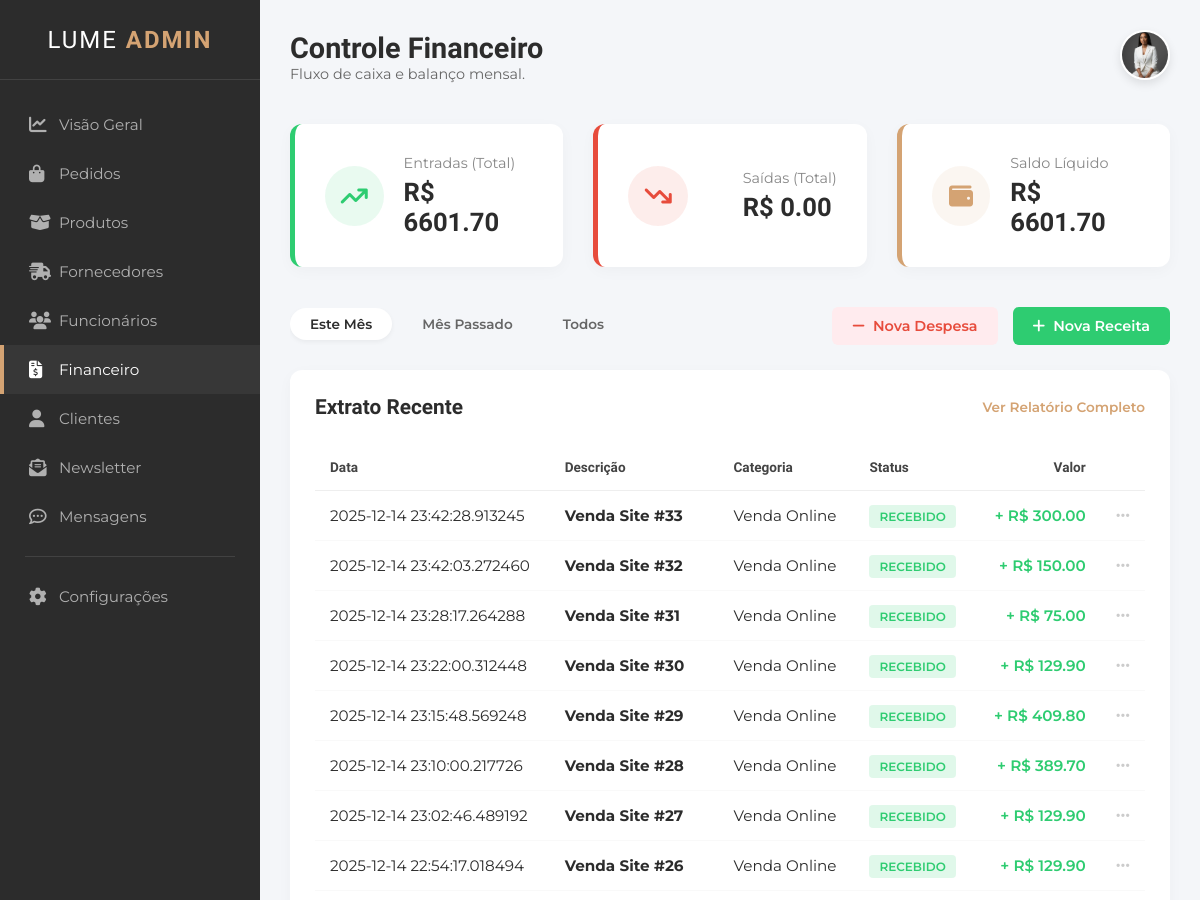
Page /financeiro (upper part) on the earlier database version.
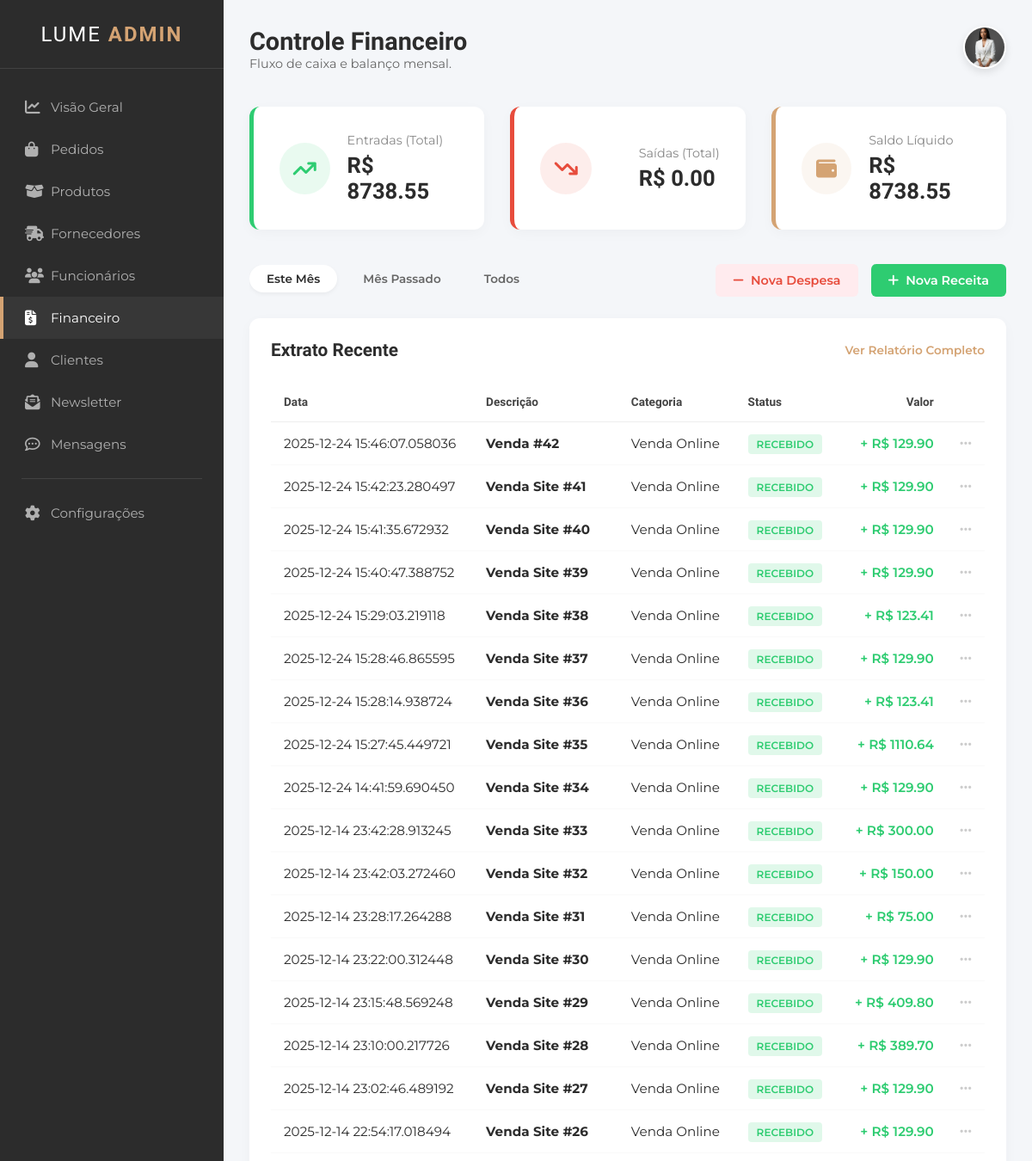
Same page on the later database version.
### tables this page shows
CREATE TABLE "tb_contasReceber" (
    "id_contaReceber" INTEGER PRIMARY KEY AUTOINCREMENT,
    "descricao" VARCHAR(100) NOT NULL,
    "valor" DECIMAL(10,2) NOT NULL,
    "data_emissao" DATE,
    "data_venc" DATE NOT NULL,
    "categoria" VARCHAR(50),
    "status" VARCHAR(20) NOT NULL,
    "id_cliente" INTEGER, 
    "id_pedido" INTEGER
    );

### appinterno.py (the view)
@app.route("/financeiro.html")
@app.route("/financeiro")
def financeiro():
    filtro = request.args.get("filtro", "atual")
    con = get_db()
    cur = con.cursor()
    where_clause = ""
    if filtro == 'atual':
        where_clause = "WHERE strftime('%Y-%m', data_venc) = strftime('%Y-%m', 'now')"
    elif filtro == 'anterior':
        where_clause = "WHERE strftime('%Y-%m', data_venc) = strftime('%Y-%m', 'now', '-1 month')"
    cur.execute(f"SELECT * FROM tb_contasReceber {where_clause}")
    receitas_db = cur.fetchall()
    cur.execute(f"SELECT * FROM tb_despesas {where_clause}")
    despesas_db = cur.fetchall()
    con.close()
    extrato = []
    total_receitas = 0
    total_despesas = 0
    for r in receitas_db:
        valor = float(r['valor'])
        total_receitas += valor
        extrato.append({'data': r['data_venc'], 'descricao': r['descricao'], 'categoria': r['categoria'], 'status': r['status'], 'valor': valor, 'tipo': 'entrada'})
    for d in despesas_db:
        valor = float(d['valor'])
        total_despesas += valor
        extrato.append({'data': d['data_venc'], 'descricao': d['descricao'], 'categoria': d['categoria'], 'status': d['status'], 'valor': valor, 'tipo': 'saida'})
    extrato.sort(key=lambda x: x['data'], reverse=True)
    saldo_liquido = total_receitas - total_despesas
    return render_template("interno/financeiro.html", extrato=extrato, total_receitas=total_receitas, total_despesas=total_despesas, saldo=saldo_liquido, filtro_atual=filtro)

### appinterno.py (called while the page is built)
def get_db():
    conn = sqlite3.connect("db_lume.db")
    conn.row_factory = sqlite3.Row
    return conn

### templates/interno/financeiro.html (shortened to what the changed rows need)
<!DOCTYPE html>
<html lang="pt-br">
<head>
    <link rel="stylesheet" href="https://cdnjs.cloudflare.com/ajax/libs/font-awesome/6.4.0/css/all.min.css">
    <link rel="stylesheet" href="/static/styleinterno.css">
</head>
<body>
    <div class="admin-container">
        <aside class="sidebar">
            <div class="sidebar-header">
                <h2 class="brand-text">LUME <span>ADMIN</span></h2>
            </div>
        </aside>
        <main class="main-content">
            <header class="top-bar">
                <div class="welcome-text">
                    <h1>Controle Financeiro</h1>
                </div>
            </header>
            <section class="finance-summary">
                <div class="card finance-card income">
    <div class="finance-info">
        <span>Entradas (Total)</span>
        <h3>R$ {{ "%.2f"|format(total_receitas) }}</h3>
    </div>
</div>
<div class="card finance-card balance">
    <div class="finance-info">
        <span>Saldo Líquido</span>
        <h3>R$ {{ "%.2f"|format(saldo) }}</h3>
    </div>
</div>
            </section>
            <section class="transactions-section">
                <div class="section-header">
                    <h2>Extrato Recente</h2>
                </div>
                <div class="table-responsive">
                    <table class="finance-table">
                        <thead>
                            <tr>
                                <th>Data</th>
                                <th>Descrição</th>
                                <th>Categoria</th>
                                <th>Status</th>
                                <th class="text-right">Valor</th>
                                <th></th>
                            </tr>
                        </thead>
                        <tbody>
    {% for item in extrato %}
    <tr>
        <td>{{ item['data'] }}</td>
        <td><strong>{{ item['descricao'] }}</strong></td>
        <td>{{ item['categoria'] }}</td>
        <td>
            {% if item['status'] == 'Pago' or item['status'] == 'Recebido' %}
                <span class="badge success">{{ item['status'] }}</span>
            {% else %}
                <span class="badge warning">{{ item['status'] }}</span>
            {% endif %}
        </td>
        {% if item['tipo'] == 'entrada' %}
            <td class="text-right value-income">+ R$ {{ "%.2f"|format(item['valor']) }}</td>
        {% else %}
            <td class="text-right value-expense">- R$ {{ "%.2f"|format(item['valor']) }}</td>
        {% endif %}
        <td class="action-col"><i class="fa-solid fa-ellipsis"></i></td>
    </tr>
    {% else %}
    <tr>
        <td colspan="6" style="text-align: center; padding: 20px; color: #999;">
            Nenhuma movimentação financeira registrada.
        </td>
    </tr>
    {% endfor %}
</tbody>
                    </table>
                </div>
            </section>
        </main>
    </div>
</body>
</html>

Differences in the rows shown:
added tb_contasReceber: data "2025-12-24 15:46:07.058036", descricao "Venda #42", categoria "Venda Online", status "RECEBIDO", valor "129.90"
added tb_contasReceber: data "2025-12-24 15:42:23.280497", descricao "Venda Site #41", categoria "Venda Online", status "RECEBIDO", valor "129.90"
added tb_contasReceber: data "2025-12-24 15:41:35.672932", descricao "Venda Site #40", categoria "Venda Online", status "RECEBIDO", valor "129.90"
added tb_contasReceber: data "2025-12-24 15:40:47.388752", descricao "Venda Site #39", categoria "Venda Online", status "RECEBIDO", valor "129.90"
added tb_contasReceber: data "2025-12-24 15:29:03.219118", descricao "Venda Site #38", categoria "Venda Online", status "RECEBIDO", valor "123.41"
added tb_contasReceber: data "2025-12-24 15:28:46.865595", descricao "Venda Site #37", categoria "Venda Online", status "RECEBIDO", valor "129.90"
added tb_contasReceber: data "2025-12-24 15:28:14.938724", descricao "Venda Site #36", categoria "Venda Online", status "RECEBIDO", valor "123.41"
added tb_contasReceber: data "2025-12-24 15:27:45.449721", descricao "Venda Site #35", categoria "Venda Online", status "RECEBIDO", valor "1110.64"
added tb_contasReceber: data "2025-12-24 14:41:59.690450", descricao "Venda Site #34", categoria "Venda Online", status "RECEBIDO", valor "129.90"
Other differences:
{{ "%.2f"|format(total_receitas) }}: "6601.70" → "8738.55"
{{ "%.2f"|format(saldo) }}: "6601.70" → "8738.55"
